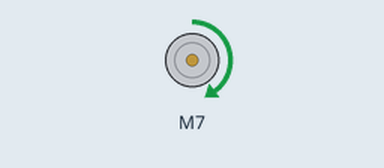
Simulated run of this sketch. Board: Arduino Uno, built with avr-gcc and run on an emulated ATmega328P. On the bench: DC motor (green arrow = forward, orange = backward, longer = faster). What the sketch prints to the serial monitor is not drawn.

Above: at 0.1 s.
Timing chart, 0 to 1.6 s (numbered marks = the images above):
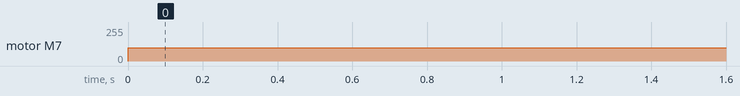

The sketch:

MotorController.ino
```cpp
/******************************************************************************
TestRun.ino
TB6612FNG H-Bridge Motor Driver Example code
Michelle @ SparkFun Electronics
8/20/16
https://github.com/sparkfun/SparkFun_TB6612FNG_Arduino_Library

Uses 2 motors to show examples of the functions in the library.  This causes
a robot to do a little 'jig'.  Each movement has an equal and opposite movement
so assuming your motors are balanced the bot should end up at the same place it
started.

Resources:
TB6612 SparkFun Library

Development environment specifics:
Developed on Arduino 1.6.4
Developed with ROB-9457
******************************************************************************/
//ref https://learn.sparkfun.com/tutorials/xbee-shield-hookup-guide/example-communication-test


// This is the library for the TB6612 that contains the class Motor and all the
// functions
#include <SparkFun_TB6612.h>
#include <SoftwareSerial.h>
SoftwareSerial XBee(2, 3); // RX, TX

// Pins for all inputs, keep in mind the PWM defines must be on PWM pins
// the default pins listed are the ones used on the Redbot (ROB-12097) with
// the exception of STBY which the Redbot controls with a physical switch
#define AIN1 7
#define AIN2 6
#define BIN1 9
#define BIN2 10
#define PWMA 5
#define PWMB 11
#define STBY 8

// these constants are used to allow you to make your motor configuration
// line up with function names like forward.  Value can be 1 or -1
const int offsetA = 1;
const int offsetB = -1;

// Initializing motors.  The library will allow you to initialize as many
// motors as you have memory for.  If you are using functions like forward
// that take 2 motors as arguements you can either write new functions or
// call the function more than once.
Motor motor1 = Motor(AIN1, AIN2, PWMA, offsetA, STBY);
Motor motor2 = Motor(BIN1, BIN2, PWMB, offsetB, STBY);

int current_motor = 2;
int current_speed = 100;
//from xbee
String data = "";

void setup(){
  Serial.begin(9600);
  Serial.println("Hello, world");
  // Set up both ports at 9600 baud. This value is most important
  // for the XBee. Make sure the baud rate matches the config
  // setting of your XBee.
  XBee.begin(9600);
}


void loop(){

  //receive command from XBee
  /*if (XBee.available()){

    char character = XBee.read(); // Receive a single character from the software serial port
        data.concat(character); // Add the received character to the receive buffer
        if (character == '\n'){
            Serial.print("Received: ");
            Serial.println(data);

            //parse
            parseCommand(data);

            // Clear receive buffer so we're ready to receive the next line
            data = "";
        }
  }

  move();*/

  motor1.drive(100,1000);

delay(1000);
}

void move(){
   /*switch (current_motor) {
    case 1:{
      motor2.drive(current_speed);
    }
    break;
    case 2:{
      motor1.drive(current_speed);
    }
    break;
    case -1:{
      motor1.drive(current_speed);
      motor2.drive(current_speed);
     //forward(motor1, motor2, speed);
    }
    break;
  }*/

  if(current_motor==1){
    motor1.drive(current_speed);
  }else if(current_motor==2){
    motor2.drive(current_speed);
  }else if(current_motor==-1){
    motor1.drive(current_speed);
    motor2.drive(current_speed);
  }
}


//https://arduino.stackexchange.com/questions/1013/how-do-i-split-an-incoming-string
//format: motor_id, speed
//motorname = right, left, both
void parseCommand(String xdata){
  current_motor = getValue(xdata, ',', 0).toInt();
  current_speed = getValue(xdata, ',', 1).toInt();

   Serial.print("motor ");
   Serial.print(current_motor);
   Serial.print(" speed ");
   Serial.print(current_speed);
   Serial.print("\n");
}


String getValue(String data, char separator, int index){
    int found = 0;
    int strIndex[] = { 0, -1 };
    int maxIndex = data.length() - 1;

    for (int i = 0; i <= maxIndex && found <= index; i++) {
        if (data.charAt(i) == separator || i == maxIndex) {
            found++;
            strIndex[0] = strIndex[1] + 1;
            strIndex[1] = (i == maxIndex) ? i+1 : i;
        }
    }
    return found > index ? data.substring(strIndex[0], strIndex[1]) : "";
}
```

Measured:
- by itself, motor M7: stopped → forward 100/255 at 0.00 s
